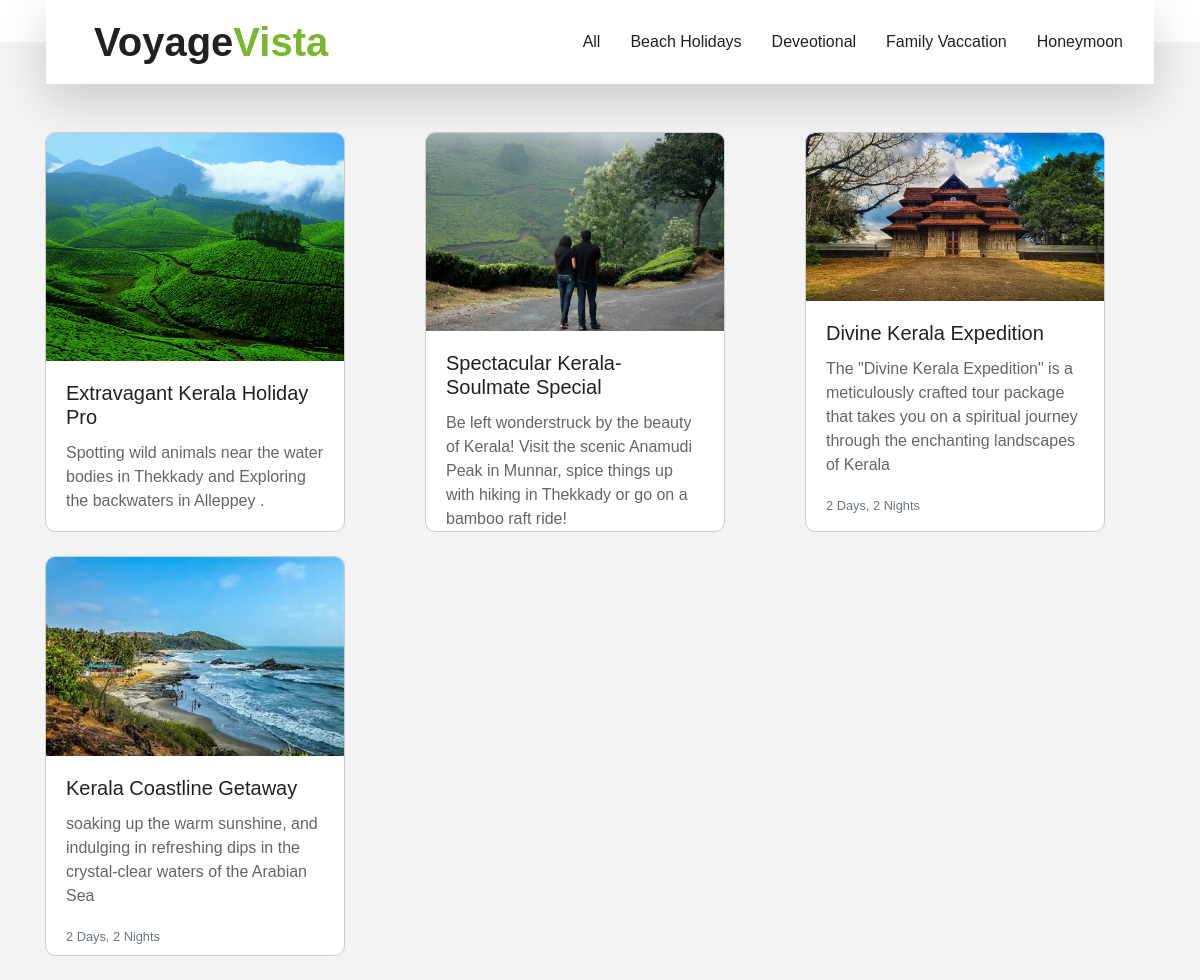
/package-details/kerala/, run on the app's committed database.
### travelapp/models.py (models this page shows, shortened)
class Category(models.Model):
     Categoryname=models.CharField(max_length=200)

class Places(models.Model):
     package=models.ForeignKey(Booking,on_delete=models.CASCADE,null=True)
     category=models.ForeignKey(Category,on_delete=models.CASCADE)
     name=models.CharField(max_length=200)
     days=models.IntegerField()
     night=models.IntegerField()
     image=models.ImageField(upload_to='travelimages/',blank=True)
     description=models.CharField(max_length=2000)

### travelapp/views.py (the view)
# urls.py: path('package-details/<str:pname>/', package_details, name='package_details'),
def package_details(request, pname):
    package = get_object_or_404(Booking, pname=pname)
    categories = Category.objects.all()  # Retrieve all category objects
    category_id = request.GET.get('category_id')
    if category_id:
        selected_category = get_object_or_404(Category, id=category_id)
        places = Places.objects.filter(category_id=category_id, package=package)
    else:
        selected_category = None
        places = Places.objects.filter(package=package)
    context = {'categories': categories, 'places': places, 'selected_category': selected_category, 'package': package}
    return render(request, 'packages_details.html', context)

### travelapp/templates/packages_details.html (shortened to what this page needs)
{% load static %}
<!DOCTYPE html>
<html lang="en">
<head>
    <link rel="stylesheet" href="{% static 'css/Style.css' %}">
    <link rel="stylesheet" href="{% static 'css/Card.css' %}">
    <link rel="stylesheet" href="{% static 'css/Card.css' %}">
</head>
<body>
    <header>
        <div class="container-fluid position-relative nav-bar p-0">
            <div class="container-lg position-relative p-0 px-lg-3" style="z-index: 9;">
                <nav class="navbar navbar-expand-lg bg-light navbar-light shadow-lg py-3 py-lg-0 pl-3 pl-lg-5">
                    <a href="#" class="navbar-brand">
                        <h1 class="m-0 text-primary"><span class="text-dark">Voyage</span>Vista</h1>
                    </a>
                    <div class="navbar-nav ml-auto py-0">
                        <ul class="navbar-nav">
                            <a href="{% url 'travelapp:package_details' pname=package.pname %}" class="nav-link">All</a>
                            {% for category in categories %}
                            <a href="?category_id={{ category.id }}" class="nav-link">{{ category.Categoryname }}</a>
                            {% endfor %}
                        </ul>
                    </div>
                </nav>
            </div>
        </div>
    </header>
    <div class="container mt-5">
        <div class="row">
            {% for place in places %}
            <div class="col-md-4 mb-4">
                <div class="card">
                    <a href="{% url 'travelapp:itinerary' place.id %}">
                        <img class="card-img-top" src="{{ place.image.url }}" alt="Card image cap">
                    </a>
                    <div class="card-body">
                        <h5 class="card-title">{{ place.name }}</h5>
                        <p class="card-text">{{ place.description }}</p>
                        <p class="card-text"><small class="text-muted">{{ place.days }} Days, {{ place.night }} Nights</small></p>
                    </div>
                </div>
            </div>
            {% endfor %}
        </div>
    </div>
  </body>
</html>

### travelapp/static/css/Card.css (style rules this page uses)
.card { width: 300px; height: 400px; border: 1px solid #ccc; border-radius: 10px; overflow: hidden; }

### data on the page
Category: Categoryname "Beach Holidays"
Category: Categoryname "Deveotional"
Category: Categoryname "Family Vaccation"
Category: Categoryname "Honeymoon"
Places: image (picture), name "Extravagant Kerala Holiday Pro", description "Spotting wild animals near the water bodies in Thekkady and Exploring the backwaters in Alleppey ."
Places: image (picture), name "Spectacular Kerala- Soulmate Special", description "Be left wonderstruck by the beauty of Kerala! Visit the scenic Anamudi Peak in Munnar, spice things up with hiking in Thekkady or go on a bamboo raft ride!"
Places: image (picture), name "Divine Kerala Expedition", description "The \"Divine Kerala Expedition\" is a meticulously crafted tour package that takes you on a spiritual journey through the enchanting landscapes of Kerala", days "2", night "2"
Places: image (picture), name "Kerala Coastline Getaway", description "soaking up the warm sunshine, and indulging in refreshing dips in the crystal-clear waters of the Arabian Sea", days "2", night "2"
